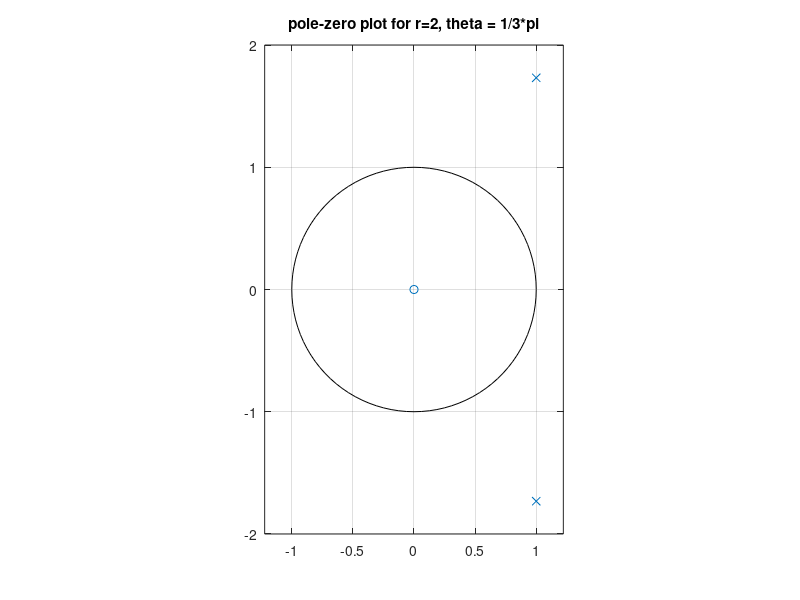

Here is the MATLAB script that generated this plot:
b = [0 1];
r = 2;
theta = 1/3*pi;
a = [1 -2*r*cos(theta) r^2];
zplane(b,a);
title("pole-zero plot for r=2, theta = 1/3*pi");
%Poles are at z = r*e^(j*theta) and z = r*e^(-j*theta)
%Zero at z =0